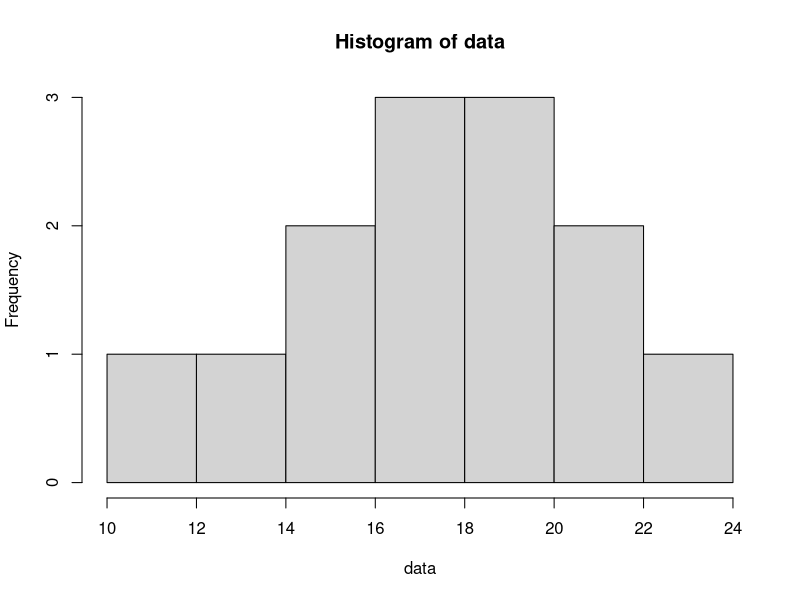

Reproduce this figure in R.
# Constructing confidence intervals
# Examine the data
# A random sample of data was collected from a population and recorded as:
# Create a vector containing the data
data <- c(13.1, 19.6, 21.3, 11.6, 15.4, 23.7, 18.6, 16.1, 19.3, 17.4, 21.5, 16.8, 14.9)
# Print out the data
data

# It was assumed that this data comes from a normally distributed population. To see if this is reasonable,
# we will construct a histogram for the data.
# Generate a histogram
hist(data)

# Make the CI using t.test.
# We can generate CIs using the t.test() function in R. The default is 95% confidence.
# Find the confidence interval using t.test (default is 95% confidence interval)
t.test(data)

# We see that the 95% confidence interval is: (15.54, 19.74).
# • What is the interpretation of this confidence interval?
# We are 95% confident that the true population mean µ lies between 15.54 and 19.74.

# • What is the hypothesis test that is also being tested in the above output?
#   H0 : µ = 0, versus HA : µ ̸= 0

# • Is this a sensible hypothesis here?
#   We have no idea! No context was given, and hypotheses should be specified based on prior belief about the
# mean of the population. By default, R will test against 0, but we can change the default. Check out all the
# options by running ?t.test
# By default, t.test returns a 95% confidence interval. We can also find a 90% confidence interval.

# • Before looking at the output below, would you expect to see a narrower or wider interval than the 95%
# interval above?
  # Find the 90% confidence interval using t.test
  t.test(data, conf.level = 0.9)

  # Make the CI ‘manually’
  # Functions in R are a useful way to put together lines of code for use over and over.
  # For example, the following function called CI will produce a confidence interval for data x, a specified alpha
  # level and presented rounded to a certain number of decimal places. Go through each line of code in the
  # function and search the R help files to make sure you know what each line is doing.
  # Create a function where x is the data and alpha to determine the level
  # of confidence (100*(1-alpha)%)
  
  CI <- function(x, alpha, round) {
    n <- length(x)
    m <- mean(x)
    s <- sd(x)
    se <- s/sqrt(n)
    tval <- qt(0.5*alpha, df = n-1, lower.tail=FALSE )
    round(c( m - tval * se, m + tval * se ), round)
  }
  
  
  
  # We can use this function now to construct confidence intervals for the data above.
  
  # • A 95% confidence interval:
    # Create a function where x is the data and alpha to determine the level
    # of confidence (100*(1-alpha)%)
    CI(x = data, alpha = 0.05, round = 2)
  ## [1] 15.54 19.74
    
  # • A 90% confidence interval:
    # Create a function where x is the data and alpha to determine the level
    # of confidence (100*(1-alpha)%)
    CI(x = data, alpha = 0.1, round = 2)
  ## [1] 15.92 19.36
    
    
    
    # Simulation study
    # Simulate 1000 datasets each of size 15 from N(35, 9).
    # Simulate 1000 datasets of size 15 from N(35, 9) and store in a matrix
    set.seed(2646537)
    mean_val = 35
    sd_val = 3
    samples = 1000
    size = 15
    x_sim <- matrix(rnorm(samples*size, mean = mean_val, sd = sd_val), nrow=samples,
                    ncol=size, byrow=TRUE)
    head(x_sim)
    
    # Construct 95% confidence intervals for each dataset and find the proportion of confidence intervals that
    # contain the true µ value.
    # To do this, we will write a new function called coverage.
    # Create the function coverage
    coverage <- function(X, alpha, mu, round) {
      CIs <- matrix(nrow=nrow(X), ncol=2)
      for(k in 1:nrow(X)) CIs[k, ] <- CI(X[k,], alpha, round)
      z <- (CIs[,1] < mu) * (CIs[ , 2 ] > mu)
      sum(z)/nrow(X)
    }
    # To use the function, we specify the input values as follows. It will return the proportion of intervals from
    # our simulated dataset that contained the true µ value (here µ = 35 as specified above).
    # Call the function coverage:
    coverage(X = x_sim, alpha = 0.05, mu = mean_val, round = 2)
    
    # Questions
    # 1. A sample of data was collected from a normally distributed population. The values are: 69, 74, 79, 81,
    # 85, 86, 89, 90, 94, 97, 100, 105. Generate a 99% confidence interval for the data using t.test.
    
    # Create a vector containing the data
    data1 <- c(69, 74, 79, 81, 85, 86, 89, 90, 94, 97, 100, 105)
    t.test(data1, conf.level = 0.99)
    
    # 2. Generate the same 99% CI using the manual function created in the earlier section.
    
    CI <- function(x, alpha, round) {
      n <- length(x)
      m <- mean(x)
      s <- sd(x)
      se <- s/sqrt(n)
      tval <- qt(0.5*alpha, df = n-1, lower.tail=FALSE )
      round(c( m - tval * se, m + tval * se ), round)
    }
    
    CI(x = data1, alpha = 0.01, round = 2)
    
    # 3. Repeat the previous two questions for a 90% confidence interval. Before you write the code, do you
    # expect to get a wider or narrower interval here?
    t.test(data1, conf.level = 0.90)
    CI(x = data1, alpha = 0.1, round = 2)
    
    # 4. Using the code and functions above, do a simulation study to find the coverage of 95% confidence
    # intervals constructed from samples of size 20 drawn from a N(50, 16) population. Use a seed value
    # of 9498. Use 1000 simulated samples. Repeat for 10,000, 100,000 and 1,000,000 (but keep the same
    # seed). What do you find as the number of simulated samples increases?
    
    #1000
    set.seed(9498)
    mean_val = 50
    sd_val = 4
    samples = 1000
    size = 20
    x_sim_1 <- matrix(rnorm(samples*size, mean = mean_val, sd = sd_val), nrow=samples,
                    ncol=size, byrow=TRUE)
    
    #10,000
    set.seed(9498)
    mean_val = 50
    sd_val = 4
    samples = 10000
    size = 20
    x_sim_2 <- matrix(rnorm(samples*size, mean = mean_val, sd = sd_val), nrow=samples,
                      ncol=size, byrow=TRUE)
    #100,000
    set.seed(9498)
    mean_val = 50
    sd_val = 4
    samples = 100000
    size = 20
    x_sim_3 <- matrix(rnorm(samples*size, mean = mean_val, sd = sd_val), nrow=samples,
                      ncol=size, byrow=TRUE)
    #1,000,000
    set.seed(9498)
    mean_val = 50
    sd_val = 4
    samples = 1000000
    size = 20
    x_sim_4 <- matrix(rnorm(samples*size, mean = mean_val, sd = sd_val), nrow=samples,
                      ncol=size, byrow=TRUE)
    
    # Create the function coverage
    coverage <- function(X, alpha, mu, round) {
      CIs <- matrix(nrow=nrow(X), ncol=2)
      for(k in 1:nrow(X)) CIs[k, ] <- CI(X[k,], alpha, round)
      z <- (CIs[,1] < mu) * (CIs[ , 2 ] > mu)
      sum(z)/nrow(X)
    }
    
    # Call the function coverage:
    coverage(X = x_sim_1, alpha = 0.05, mu = mean_val, round = 2)
    coverage(X = x_sim_2, alpha = 0.05, mu = mean_val, round = 2)
    coverage(X = x_sim_3, alpha = 0.05, mu = mean_val, round = 2)
    coverage(X = x_sim_4, alpha = 0.05, mu = mean_val, round = 2)
    
    # 5. If you have time at the end, rerun your simulation study under different conditions, for example, you
    # could change the mean of the distribution or the sample size.
    
    set.seed(9498)
    mean_val = 44
    sd_val = 42
    samples = 1222
    size = 122
    x_sim_6 <- matrix(rnorm(samples*size, mean = mean_val, sd = sd_val), nrow=samples,
                      ncol=size, byrow=TRUE)
    
    coverage(X = x_sim_6, alpha = 0.05, mu = mean_val, round = 2)